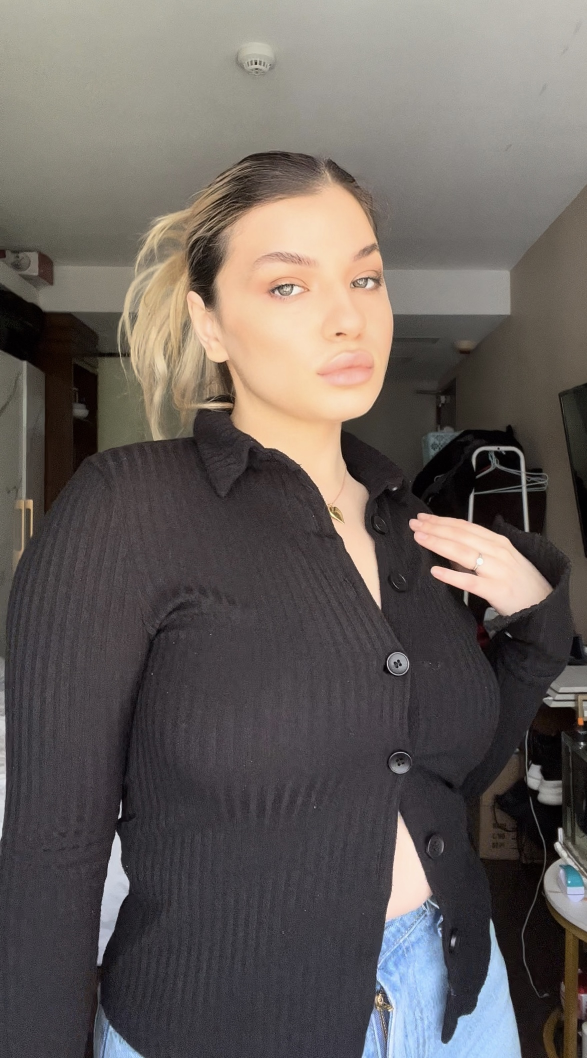
#> input picture photo1.jpg, 1174 x 2116 px (shown at 1/2 size)
$ python facedetector.py
#> lines starting #> are read from the running program, lines starting #| are printed output that depends on the picture; after the words box and inside, x2 and y2 are one past the last pixel; in counts of white or black regions, pixels touching at a corner belong together
import cv2

#cascade classifier
face_cascade=cv2.CascadeClassifier("haarcascade_frontalface_default.xml")

img=cv2.imread("photo1.jpg")
#> img is the input picture: shape (2116, 1174, 3); mean B, G, R 91.6, 95.3, 102.1

#grey scale images are better for a face search
gray_img=cv2.cvtColor(img,cv2.COLOR_BGR2GRAY)
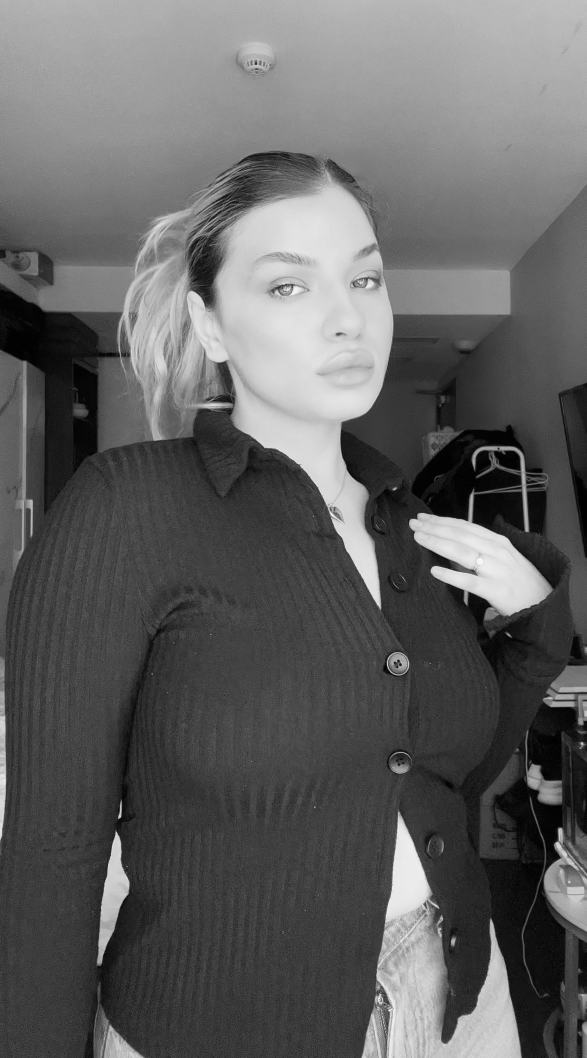
#> gray_img: shape (2116, 1174) (shown at 1/2 size); min 0, max 253, mean 96.9

#search cascade classifier to return coordinates
#of the pixels Widht, height

faces=face_cascade.detectMultiScale(gray_img,
#you can change the numbers to get different scales
scaleFactor=1.05,
minNeighbors=5)
#> faces = [[432, 401, 428, 428]]

#for loop to create a rectangular layer
for x, y, w, h in faces:
    img=cv2.rectangle(img, (x,y),(x+w,+y+h), (0,255,0),3)
#> this loop made 1 pass
#> pass 1, `img=cv2.rectangle(img, (x,y),(x+w,+y+h), (0,255,0),3)`:
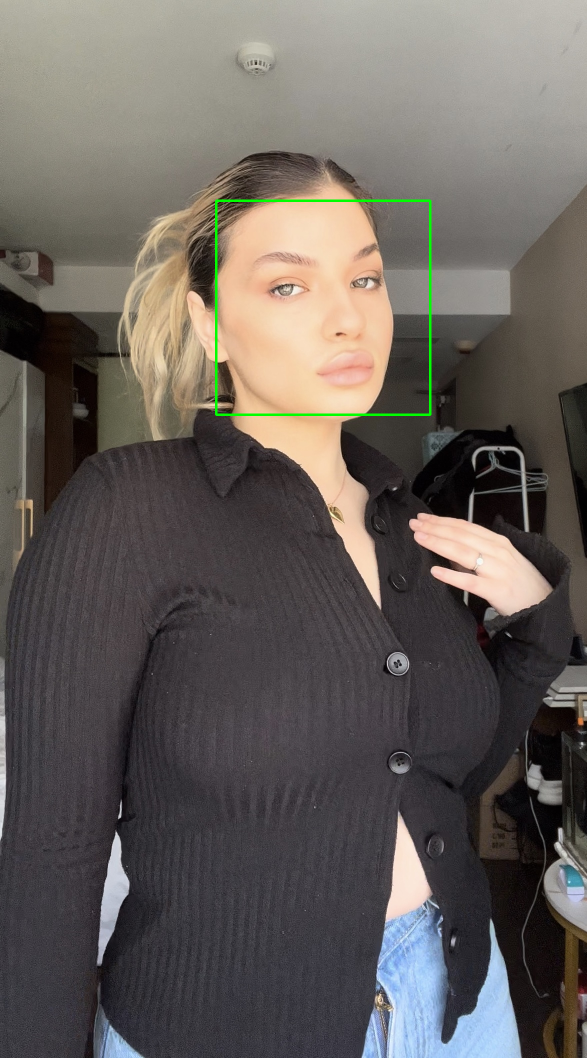
#> img: shape (2116, 1174, 3) (shown at 1/2 size); 0.34% of pixels changed, all inside (x1, y1, x2, y2) = (430, 399, 863, 832)


print(type(faces))
#| <class 'numpy.ndarray'>
print(faces)
#| [[432 401 428 428]]

resized=cv2.resize(img,(int(img.shape[1]/3),int(img.shape[0]/3)))
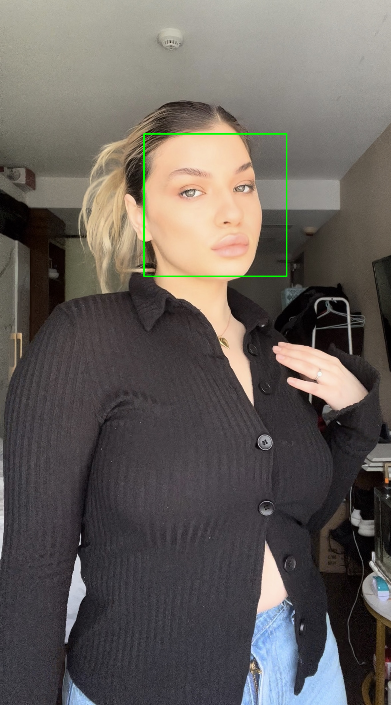
#> resized: shape (705, 391, 3); mean B, G, R 91.1, 95.6, 101.5


cv2.imshow("Gray",resized)
cv2.waitKey(0)
cv2.destroyAllWindows()

$ run again, with photo.jpg copied over photo1.jpg
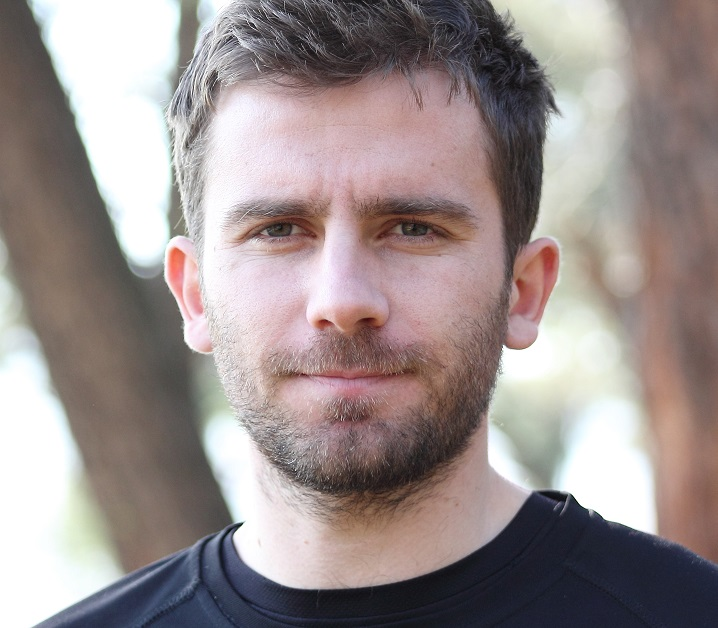
#> input picture photo.jpg, 718 x 628 px
#> img is the input picture: shape (628, 718, 3); mean B, G, R 142, 143.2, 154.6
#> `gray_img=cv2.cvtColor(img,cv2.COLOR_BGR2GRAY)`:
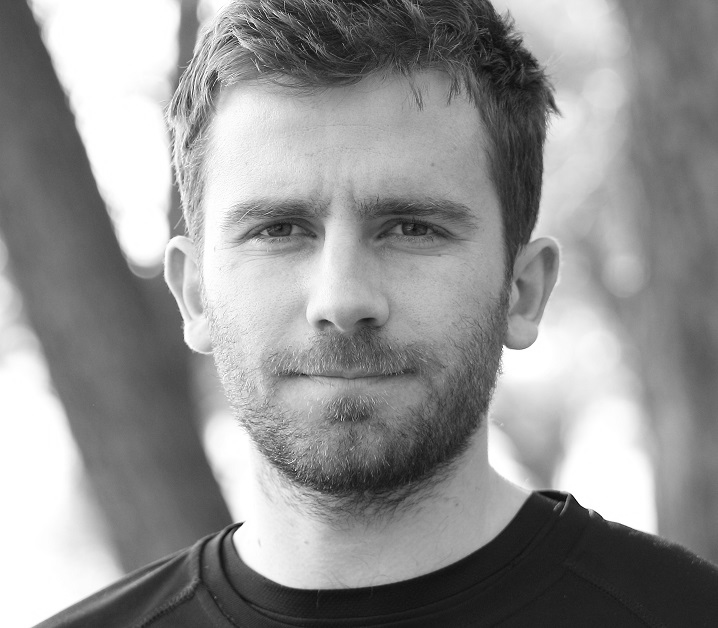
#> gray_img: shape (628, 718); min 2, max 255, mean 146.4
#> faces = [[157, 84, 379, 379]]
#> the loop `for x, y, w, h in faces:` made 1 pass
#| <class 'numpy.ndarray'>
#| [[157  84 379 379]]
#> `resized=cv2.resize(img,(int(img.shape[1]/3),int(img.shape[0]/3)))`:
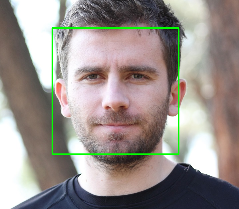
#> resized: shape (209, 239, 3); mean B, G, R 139.8, 144.9, 152.2
